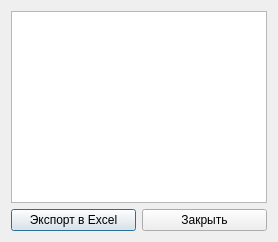
<?xml version="1.0" encoding="UTF-8"?>
<ui version="4.0">
 <class>OperatorLogForm</class>
 <widget class="QDialog" name="OperatorLogForm">
  <property name="windowTitle">
   <string>Журнал действий оператора</string>
  </property>
  <layout class="QVBoxLayout" name="mainLayout">
   <item>
    <widget class="QTableWidget" name="operatorLogTable"/>
   </item>
   <item>
    <layout class="QHBoxLayout">
     <item>
      <widget class="QPushButton" name="buttonExportLog">
       <property name="text"><string>Экспорт в Excel</string></property>
      </widget>
     </item>
     <item>
      <widget class="QPushButton" name="buttonClose">
       <property name="text"><string>Закрыть</string></property>
      </widget>
     </item>
    </layout>
   </item>
  </layout>
 </widget>
 <resources/>
 <connections/>
</ui>
